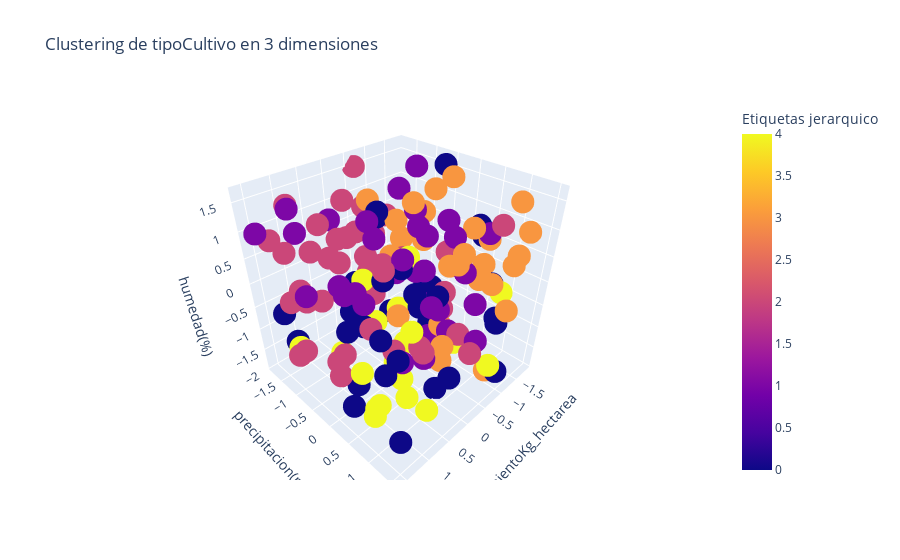

Notebook code cell kept with this figure:
### Code cell
fig = px.scatter_3d(df_clustering, x='rendimientoKg_hectarea', y='precipitacion(mm)', z='humedad(%)',
                    color='Etiquetas jerarquico',
                    title='Clustering de tipoCultivo en 3 dimensiones')
fig.show()

### Figure 1 — Plotly figure (JSON) as saved in the notebook; plotly's stock layout.template omitted (floating-point values rounded to 4 significant figures; data arrays with more than 128 entries replaced by an {"elided": "..."} marker saying what was removed)
{"data": [{"hovertemplate": "rendimientoKg_hectarea=%{x}<br>precipitacion(mm)=%{y}<br>humedad(%)=%{z}<br>Etiquetas jerarquico=%{marker.color}<extra></extra>", "legendgroup": "", "marker": {"color": {"elided": "163 int values"}, "coloraxis": "coloraxis", "symbol": "circle"}, "mode": "markers", "name": "", "scene": "scene", "showlegend": false, "type": "scatter3d", "x": {"elided": "163 float values"}, "y": {"elided": "163 float values"}, "z": {"elided": "163 float values"}}], "layout": {"coloraxis": {"colorbar": {"title": {"text": "Etiquetas jerarquico"}}, "colorscale": [[0, "#0d0887"], [0.1111, "#46039f"], [0.2222, "#7201a8"], [0.3333, "#9c179e"], [0.4444, "#bd3786"], [0.5556, "#d8576b"], [0.6667, "#ed7953"], [0.7778, "#fb9f3a"], [0.8889, "#fdca26"], [1, "#f0f921"]]}, "legend": {"tracegroupgap": 0}, "scene": {"domain": {"x": [0, 1], "y": [0, 1]}, "xaxis": {"title": {"text": "rendimientoKg_hectarea"}}, "yaxis": {"title": {"text": "precipitacion(mm)"}}, "zaxis": {"title": {"text": "humedad(%)"}}}, "title": {"text": "Clustering de tipoCultivo en 3 dimensiones"}}}
